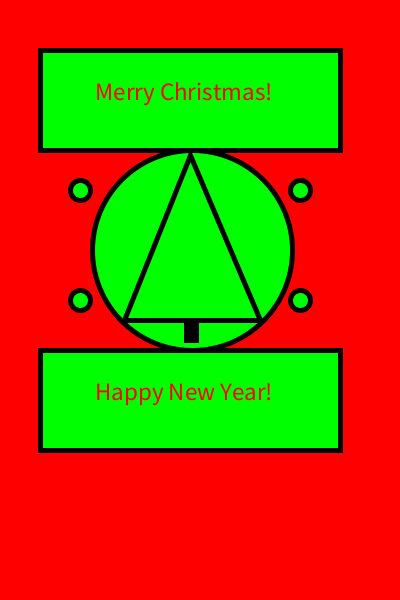
Frame 1 (no input)
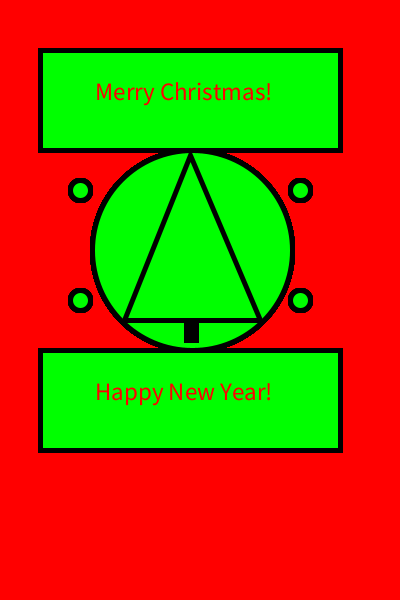
Frame 60 (the mouse pressed at the canvas centre just before this capture)
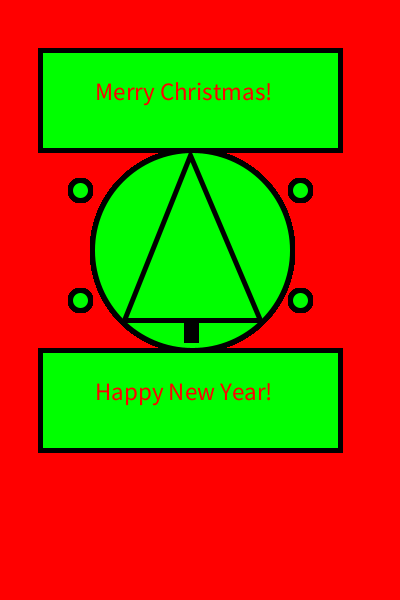
Frame 120 (the mouse held since frame 60 and released just before this capture)

The Processing sketch that drew these frames (run headless with seeded random() and noise(); from frame 60 on, the mouse is pressed at the canvas centre):

// Processing sketch: processing_48896
// ── processing_48896.pde

//John VanVliet
void setup()
{
  size(400,600);
  background(255,0,0);
  smooth();
}
void draw()
{
  strokeWeight(5);
  fill(0,255,0);
  rect(40,50,300,100);
  ellipse(192,250,200,200);
  rect(40,350,300,100);
  ellipse(80,190,20,20);
  ellipse(80,300,20,20);
  ellipse(300,300,20,20);
  ellipse(300,190,20,20);
  triangle(124,320,190,155,260,320);
  fill(0,0,0);
  rect(186,320, 10,20);
  fill(255,0,0);
textSize(25);
text("Merry Christmas!", 95,100);
text("Happy New Year!",95,400);
}
void Keypressed ()
{
  save ("snapshot.jpg");
}
